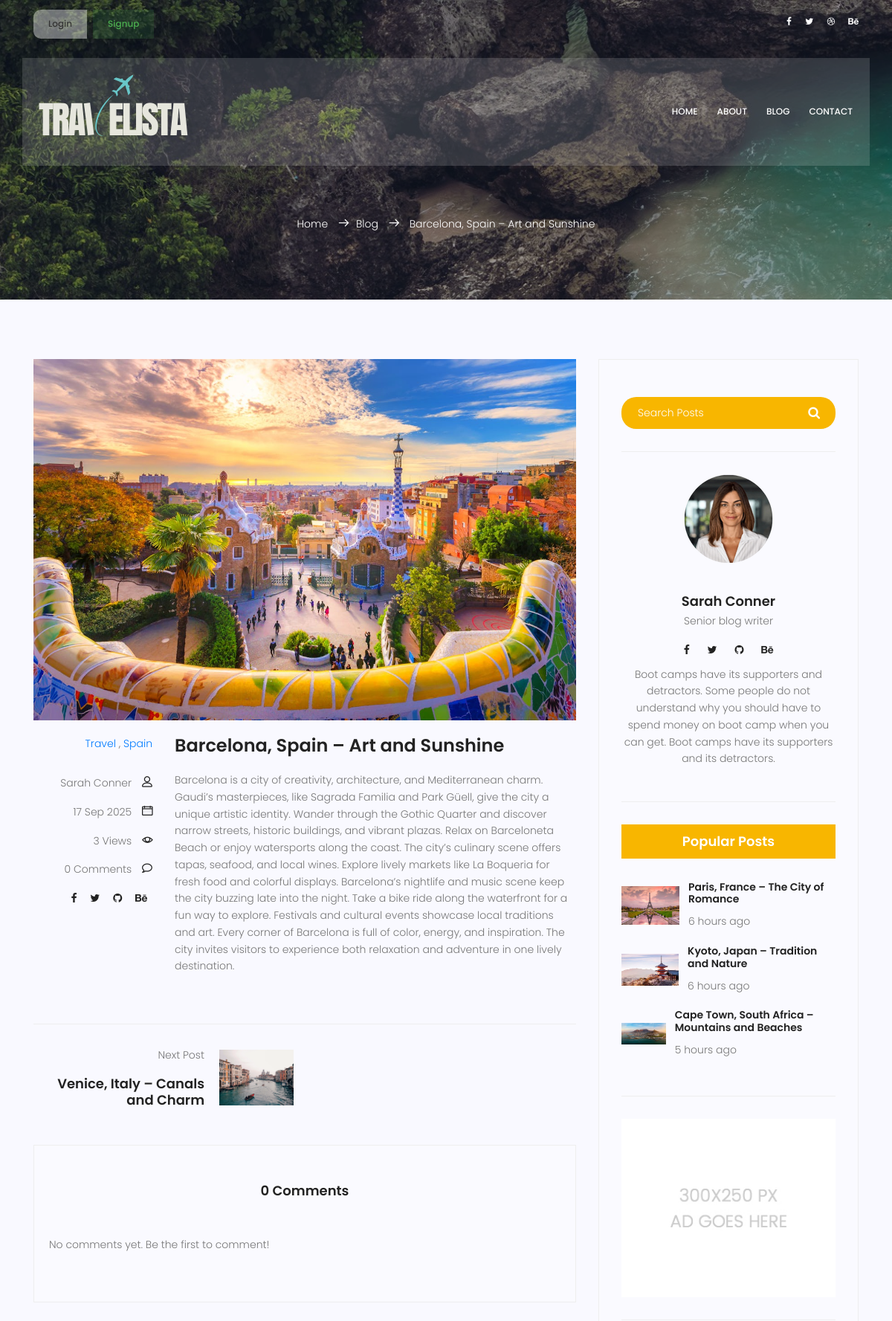
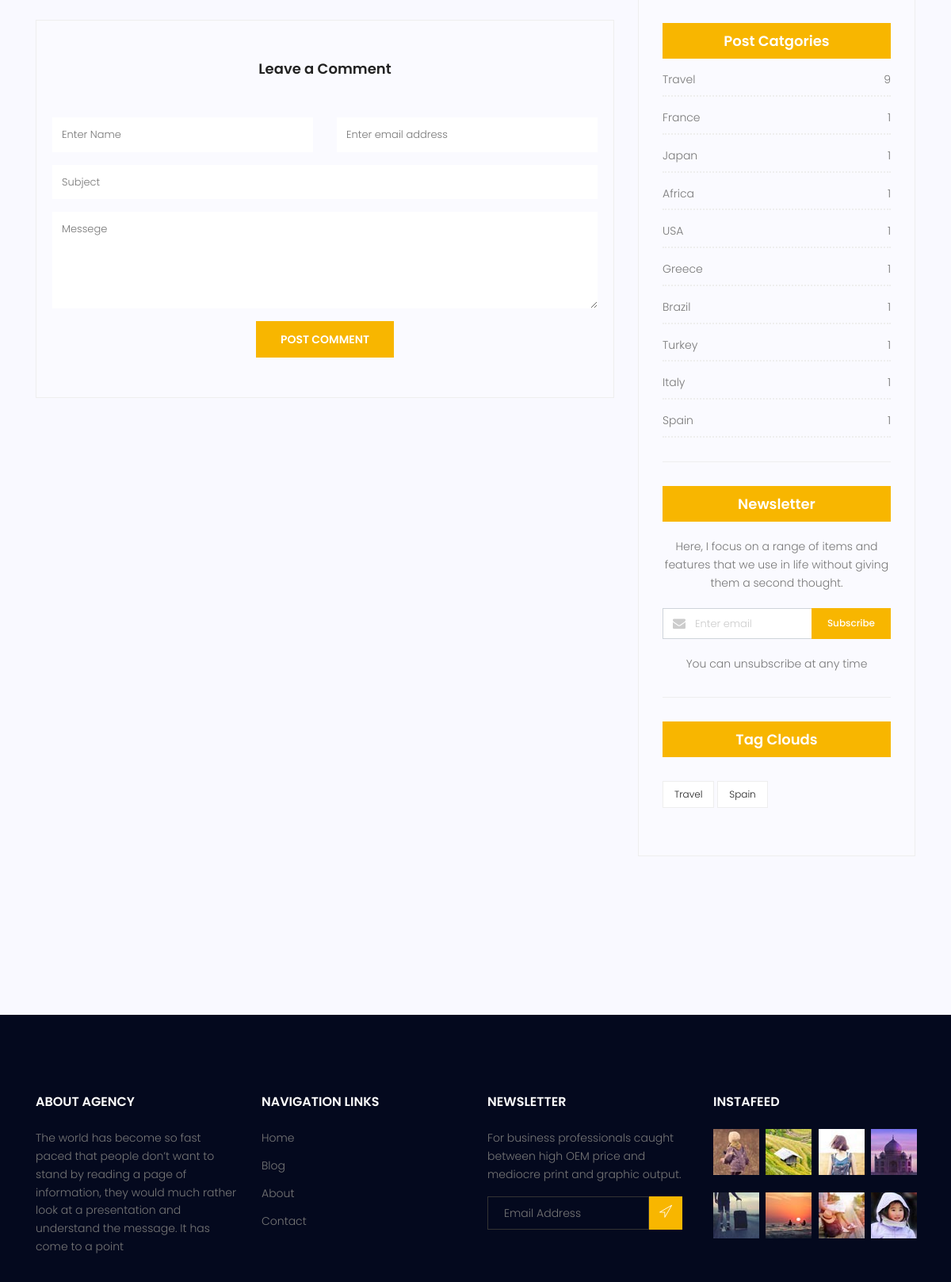
/blog/23 (upper part), run on the app's committed database (2 pictures, top to bottom).
### blog/models.py (models this page shows, shortened)
class Post(models.Model):
    image = models.ImageField(upload_to='blog/',default='blog/default.jpg')
    author = models.ForeignKey(User, on_delete=models.SET_NULL, null=True)
    title = models.CharField(max_length=255)
    content = models.TextField()
    tags = TaggableManager()
    category = models.ManyToManyField(Category)
    counted_views = models.IntegerField(default=0)
    status = models.BooleanField(default=False)
    published_date = models.DateTimeField(null=True)
    login_require = models.BooleanField(default=False)
    created_date = models.DateTimeField(auto_now_add=True)
    updated_date = models.DateTimeField(auto_now=True)
    class Meta:
        ordering = ['-created_date']

class Category(models.Model):
        name = models.CharField(max_length=255)
        def __str__(self):
            return self.name

### accounts/models.py (models this page shows, shortened)
class Profile(models.Model):
    user = models.OneToOneField(User, on_delete=models.CASCADE)
    avatar = models.ImageField(upload_to='avatar/', default='avatar/default.png')

### blog/views.py (the view)
# urls.py: path('<int:pid>', blog_single, name='single'),
def blog_single(request, pid):
    post = get_object_or_404(
        Post,
        id=pid,
        status=1,
        published_date__lte=timezone.now()
    )
    post.counted_views += 1
    post.save(update_fields=['counted_views'])
    posts_list = list(Post.objects.filter(status=1, published_date__lte=timezone.now()).order_by('-published_date'))
    current_index = posts_list.index(post)
    prev_post = posts_list[current_index - 1] if current_index > 0 else None
    next_post = posts_list[current_index + 1] if current_index < len(posts_list) - 1 else None
    if post.login_require and not request.user.is_authenticated:
        login_url = reverse('accounts:login')
        query_string = urlencode({'next': request.get_full_path()})
        url = f"{login_url}?{query_string}"
        return HttpResponseRedirect(url)
    comments = Comment.objects.filter(post=post, approved=True)
    if request.method == 'POST':
        form = CommentForm(request.POST)
        if form.is_valid():
            comment = form.save(commit=False)
            comment.post = post
            if not comment.subject:
                comment.subject = None
            comment.save()
            messages.success(request, 'Your comment submitted successfully!')
        else:
            messages.error(request, 'Your comment did not submit!')
    else:
        form = CommentForm()
    context = {
        'post': post,
        'prev_post': prev_post,
        'next_post': next_post,
        'comments': comments,
        'form': form,
        'author': post.author,  # نویسنده همان پست
    }
    return render(request, 'blog/blog-single.html', context)

### blog/forms.py
class CommentForm(forms.ModelForm):
    subject = forms.CharField(required=False)
    class Meta:
        model = Comment
        fields = ['post', 'name', 'email', 'subject', 'message']

### blog/templatetags/blog_tags.py (called while the page is built)
@register.inclusion_tag('blog/blog-popular-posts.html')
def latestposts(arg=3):
    posts = Post.objects.filter(status=1).order_by('published_date')[:arg]
    return {'posts':posts}

@register.inclusion_tag('blog/blog-post-categories.html')
def postcategories():
    posts = Post.objects.filter(status=1)
    categories = Category.objects.all()
    cat_dict = {}
    for name in categories:
        cat_dict[name] = posts.filter(category=name).count()
    return {'categories': cat_dict}

### templates/blog/blog-single.html (shortened to what this page needs)
{% extends 'base.html' %} {% load static %} {% load blog_tags %} {% load humanize %} {% block content %}
<section class="relative about-banner">
  <div class="overlay overlay-bg"></div>
  <div class="container">
    <div class="row d-flex align-items-center justify-content-center pt-120">
      <div class="about-content col-lg-12">
        <p class="text-white link-nav mt-100">
          <a href="{% url 'website:index' %}">Home </a>
          <span class="lnr lnr-arrow-right"></span
          ><a href="{% url 'blog:index' %}">Blog </a>
          <span class="lnr lnr-arrow-right"></span>
          {{ post.title }}
        </p>
      </div>
    </div>
  </div>
</section>
<section class="post-content-area single-post-area">
  <div class="container">
    <div class="row">
      <div class="col-lg-8 posts-list">
        <div class="single-post row">
          <div class="col-lg-12">
            <div class="feature-img">
              <img
                class="img-fluid"
                src="{{post.image.url}}"
                alt=""
              />
            </div>
          </div>
          <div class="col-lg-3 col-md-3 meta-details">
            <ul class="tags">
              {% for cat in post.category.all %}
                <a href="{% url 'blog:category' cat_name=cat.name %}">{{ cat.name }}</a> {% if not forloop.last %}, {% endif %}
              {% endfor %}
            </ul>
            <div class="user-details row">
              <p class="user-name col-lg-12 col-md-12 col-6">
                <a href="#">{{ post.author.get_full_name }}</a>
                <span class="lnr lnr-user"></span>
              </p>
              <p class="date col-lg-12 col-md-12 col-6">
                <a href="#">{{ post.published_date | date:"d M Y" }}</a>
                <span class="lnr lnr-calendar-full"></span>
              </p>
              <p class="view col-lg-12 col-md-12 col-6">
                <a href="#">{{ post.counted_views }} Views</a> <span class="lnr lnr-eye"></span>
              </p>
              <p class="comments col-lg-12 col-md-12 col-6">
                <a href="{% url 'blog:single' pid=post.id %}#comments">{{ comments|length }} Comments</a>
                <span class="lnr lnr-bubble"></span>
              </p>
              <ul class="social-links col-lg-12 col-md-12 col-6">
                <li>
                  <a href="#"><i class="fa fa-facebook"></i></a>
                </li>
                <li>
                  <a href="#"><i class="fa fa-twitter"></i></a>
                </li>
                <li>
                  <a href="#"><i class="fa fa-github"></i></a>
                </li>
                <li>
                  <a href="#"><i class="fa fa-behance"></i></a>
                </li>
              </ul>
            </div>
          </div>
          <div class="col-lg-9 col-md-9">
            <h3 class="mt-20 mb-20">
              {{ post.title }}
            </h3>
            <p class="excert">
              {{ post.content|safe }}
            </p>
          </div>
        </div>
        <div class="navigation-area">
          <div class="row">
            {% if next_post %}
            <div
              class="col-lg-6 col-md-6 col-12 nav-right flex-row d-flex justify-content-end align-items-center"
            >
              <div class="detials">
                <p>Next Post</p>
                <a href="{% url 'blog:single' pid=next_post.id %}"><h4>{{ next_post.title }}</h4></a>
              </div>
              <div class="arrow">
                <a href="{% url 'blog:single' pid=next_post.id %}"
                  ></a>
              </div>
              <div class="thumb">
                <a href="{% url 'blog:single' pid=next_post.id %}"
                  ><img
                    class="img-fluid"
                    src="{{ next_post.image.url }}"
                    alt=""
                /></a>
              </div>
            </div>
            {% endif %}
          </div>
        </div>
        <div class="comments-area" id="comments">
          <h4>{{ comments|length }} Comments</h4>
          <div class="comment-list">
          {% for comment in comments %}
            <div class="single-comment justify-content-between d-flex">
              <div class="user justify-content-between d-flex">
                <div class="thumb">
                  <img src="{% static 'img/blog/c1.jpg' %}" alt="" />
                </div>
                <div class="desc">
                  <h5><a href="#">{{ comment.name }}</a></h5>
                  <p class="date">{{ comment.created_date|naturaltime }}</p>
                  <p class="comment">{{ comment.message }}</p>
                </div>
              </div>
              <!-- <div class="reply-btn">
                <a href="" class="btn-reply text-uppercase">reply</a>
              </div> -->
            </div>
            {% empty %}
            <p>No comments yet. Be the first to comment!</p>
            {% endfor %}
          </div>
        </div>
        <div class="comment-form">
          <h4>Leave a Comment</h4>
          <form method="post" action="{% url 'blog:single' pid=post.id %}">
            {% if request.user.is_authenticated %}
            <input type="hidden" name="name" value="{{ request.user.first_name }}">
            <input type="hidden" name="email" value="{{ request.user.email }}">
            {% else %}
            <div class="form-group form-inline">
              <div class="form-group col-lg-6 col-md-12 name">
                <input
                  type="text"
                  class="form-control"
                  name="name"
                  placeholder="Enter Name"
                  onfocus="this.placeholder = ''"
                  onblur="this.placeholder = 'Enter Name'"
                />
              </div>
              <div class="form-group col-lg-6 col-md-12 email">
                <input
                  type="email"
                  class="form-control"
                  name="email"
                  placeholder="Enter email address"
                  onfocus="this.placeholder = ''"
                  onblur="this.placeholder = 'Enter email address'"
                />
              </div>
            </div>
            {% endif %}
            <div class="form-group">
              <input
                type="text"
                class="form-control"
                name="subject"
                placeholder="Subject"
                onfocus="this.placeholder = ''"
                onblur="this.placeholder = 'Subject'"
              />
            </div>
            <div class="form-group">
              <textarea
                class="form-control mb-10"
                rows="5"
                name="message"
                placeholder="Messege"
                onfocus="this.placeholder = ''"
                onblur="this.placeholder = 'Messege'"
                required=""
              ></textarea>
            </div>
            <button type="submit" class="primary-btn text-uppercase">Post Comment</button>
          </form>
        </div>
      </div>
      <div class="col-lg-4 sidebar-widgets">
        <div class="widget-wrap">
          {% include 'blog/blog-search.html' %}
          {% include 'blog/blog-writer.html' with author=post.author %}
          {% latestposts %}
          {% include 'blog/blog-ads.html' %}
          {% postcategories %}
          {% include 'blog/blog-newsletter.html' %}
          {% include 'blog/blog-tags.html' %}
        </div>
      </div>
    </div>
  </div>
</section>
{% endblock %}

### templates/blog/blog-writer.html
{% load static %}
<div class="single-sidebar-widget user-info-widget">
    {% if author and author.profile and author.profile.avatar %}
        <img src="{{ author.profile.avatar.url }}" alt="{{ author.get_full_name|default:author.username }}">
    {% else %}
        <img src="{% static 'img/blog/user-info.png' %}" alt="{{ author.get_full_name|default:'Unknown Author' }}">
    {% endif %}
    {% if author %}
        <a href="{% url 'blog:author' author_username=author.username %}">
            <h4>{{ author.first_name|default:author.username }} {{ author.last_name }}</h4>
        </a>
    {% else %}
        <h4>Unknown Author</h4>
    {% endif %}
    <p>Senior blog writer</p>
    <ul class="social-links">
        <li><a href="#"><i class="fa fa-facebook"></i></a></li>
        <li><a href="#"><i class="fa fa-twitter"></i></a></li>
        <li><a href="#"><i class="fa fa-github"></i></a></li>
        <li><a href="#"><i class="fa fa-behance"></i></a></li>
    </ul>
    <p>
        Boot camps have its supporters and detractors. Some people do
        not understand why you should have to spend money on boot camp
        when you can get. Boot camps have its supporters and its
        detractors.
    </p>
</div>

### templates/blog/blog-popular-posts.html
{% load static %}
{% load humanize %}
<div class="single-sidebar-widget popular-post-widget">
            <h4 class="popular-title">Popular Posts</h4>
            <div class="popular-post-list">
              {% for post in posts %}
              <div class="single-post-list d-flex flex-row align-items-center">
                <div class="thumb">
                  <img
                    class="img-fluid"
                    src="{{post.image.url}}"
                    alt=""
                  />
                </div>
                <div class="details">
                  <a href="{% url 'blog:single' pid=post.id %}"
                    ><h6>{{post.title}}</h6></a
                  >
                  <p>{{post.published_date|naturaltime}}</p>
                </div>
              </div>
              {% endfor %}
            </div>
          </div>

### templates/blog/blog-post-categories.html
{% load static %}
<div class="single-sidebar-widget post-category-widget">
            <h4 class="category-title">Post Catgories</h4>
            <ul class="cat-list">
              {% for name,count in categories.items %}
              <li>
                <a href="{% url 'blog:category' cat_name=name %}" class="d-flex justify-content-between">
                  <p>{{name}}</p>
                  <p>{{count}}</p>
                </a>
              </li>
              {% endfor %}
            </ul>
          </div>

### templates/blog/blog-tags.html
{% load static %}
<div class="single-sidebar-widget tag-cloud-widget">
            <h4 class="tagcloud-title">Tag Clouds</h4>
            <ul>
              {% for tag in post.tags.all %}
              <li><a href="{% url 'blog:tag' tag_name=tag.name %}">{{ tag.name }}</a></li>
              {% endfor %}
            </ul>
          </div>

### data on the page
Post: title "Barcelona, Spain – Art and Sunshine", image (picture), author.get_full_name "Sarah Conner", published_date "17 Sep 2025", counted_views "3", content "Barcelona is a city of creativity, architecture, and Mediterranean charm. Gaudi’s masterpieces, like Sagrada Familia and Park Güell, give the city a unique artistic identity. Wander through the Gothic Quarter and discover narrow streets, historic buildings, and vibrant plazas. Relax on Barceloneta Beach or enjoy watersports along the coast. The city’s culinary scene offers tapas, seafood, and local wines. Explore lively markets like La Boqueria for fresh food and colorful displays. Barcelona’s nightlife and music scene keep the city buzzing late into the night. Take a bike ride along the waterfront for a fun way to explore. Festivals and cultural events showcase local traditions and art.…"
Category: name "Travel", count "9"
Category: name "Spain", count "1"
Post: title "Venice, Italy – Canals and Charm", image (picture)
Post: image (picture), title "Paris, France – The City of Romance", published_date "6 hours ago"
Post: image (picture), title "Kyoto, Japan – Tradition and Nature", published_date "6 hours ago"
Post: image (picture), title "Cape Town, South Africa – Mountains and Beaches", published_date "5 hours ago"
Category: name "France", count "1"
Category: name "Japan", count "1"
Category: name "Africa", count "1"
Category: name "USA", count "1"
Category: name "Greece", count "1"
Category: name "Brazil", count "1"
Category: name "Turkey", count "1"
Category: name "Italy", count "1"
Tag: name "Travel"
Tag: name "Spain"

### other printed values
{{ comments|length }} "0"
{{ author.first_name|default:author.username }} "Sarah"
{{ author.last_name }} "Conner"
